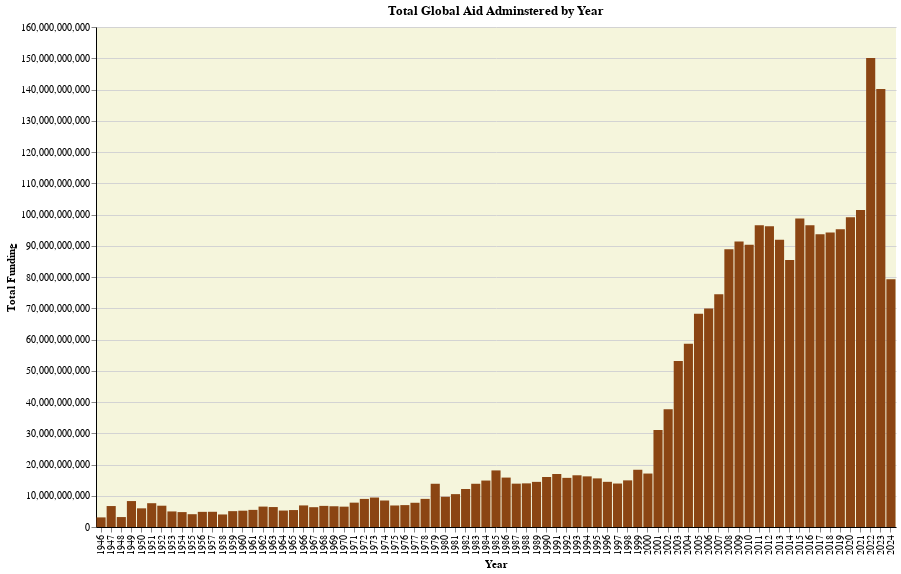

Write notebook code for a chart like this one.
### Code cell
import altair as alt
import pandas as pd

# Convert year to integer
aid_plot['Fiscal Year'] = aid_plot['Fiscal Year'].astype(int)

# 1️⃣ Create numeric input fields for start and end year
year_start = alt.param(
    name="year_start", value=1946, bind=alt.binding(input="number", name="Start Year:")
)
year_end = alt.param(
    name="year_end", value=2025, bind=alt.binding(input="number", name="End Year:")
)

# 2️⃣ Base chart with input parameters
base = alt.Chart(aid_plot).add_params(year_start, year_end)

# 3️⃣ Main chart that updates dynamically based on input fields
main_chart = base.mark_bar(color="saddlebrown").encode(
    x=alt.X('Fiscal Year:O', title='Year'),
    y=alt.Y('total_funding:Q', title='Total Funding'),
    tooltip=['Fiscal Year', 'top_purpose', 'total_funding']
).transform_filter(
    (alt.datum["Fiscal Year"] >= year_start) & (alt.datum["Fiscal Year"] <= year_end)
).properties(
    width=500,
    height=400,
    title="Total Global Aid Adminstered by Year"
).configure_view(
    stroke=None,  # Remove border
    fill='beige'
).configure_axis(
    domainColor="black",  # Make axis lines visible
    gridColor="lightgray"  # Light gray gridlines for better visibility
)

main_chart.save('Total USAID by Year (interactive).html')

main_chart

### Figure 1 — Vega-Lite specification as saved in the notebook (floating-point values rounded to 4 significant figures)
{"config": {"view": {"continuousWidth": 300, "continuousHeight": 300, "fill": "beige", "stroke": null}, "axis": {"domainColor": "black", "gridColor": "lightgray"}}, "data": {"name": "data-ffa486b071ab8dade315b78f704e9289"}, "mark": {"type": "bar", "color": "saddlebrown"}, "encoding": {"tooltip": [{"field": "Fiscal Year", "type": "quantitative"}, {"field": "top_purpose", "type": "nominal"}, {"field": "total_funding", "type": "quantitative"}], "x": {"field": "Fiscal Year", "title": "Year", "type": "ordinal"}, "y": {"field": "total_funding", "title": "Total Funding", "type": "quantitative"}}, "height": 500, "params": [{"name": "year_start", "bind": {"input": "number", "name": "Start Year:"}, "value": 1946}, {"name": "year_end", "bind": {"input": "number", "name": "End Year:"}, "value": 2025}], "title": "Total Global Aid Adminstered by Year", "transform": [{"filter": "((datum['Fiscal Year'] >= year_start) && (datum['Fiscal Year'] <= year_end))"}], "width": 800, "$schema": "https://vega.github.io/schema/vega-lite/v5.20.1.json", "datasets": {"data-ffa486b071ab8dade315b78f704e9289": [{"Fiscal Year": 1946, "total_funding": 3075702000, "top_purpose": "Multisector aid"}, {"Fiscal Year": 1947, "total_funding": 6708001000, "top_purpose": "Multisector aid"}, {"Fiscal Year": 1948, "total_funding": 3179504000, "top_purpose": "Multisector aid"}, {"Fiscal Year": 1949, "total_funding": 8300704000, "top_purpose": "Multisector aid"}, {"Fiscal Year": 1950, "total_funding": 5971296000, "top_purpose": "Multisector aid"}, {"Fiscal Year": 1951, "total_funding": 7612560000, "top_purpose": "Multisector aid"}, {"Fiscal Year": 1952, "total_funding": 6813953000, "top_purpose": "Multisector aid"}, {"Fiscal Year": 1953, "total_funding": 4979870000, "top_purpose": "Multisector aid"}, {"Fiscal Year": 1954, "total_funding": 4767778000, "top_purpose": "Multisector aid"}, {"Fiscal Year": 1955, "total_funding": 4097382000, "top_purpose": "Multisector aid"}, {"Fiscal Year": 1956, "total_funding": 4847691000, "top_purpose": "Multisector aid"}, {"Fiscal Year": 1957, "total_funding": 4871415000, "top_purpose": "Multisector aid"}, {"Fiscal Year": 1958, "total_funding": 4014661000, "top_purpose": "Multisector aid"}, {"Fiscal Year": 1959, "total_funding": 5074241000, "top_purpose": "Multisector aid"}, {"Fiscal Year": 1960, "total_funding": 5218274000, "top_purpose": "Multisector aid"}, {"Fiscal Year": 1961, "total_funding": 5480911000, "top_purpose": "Multisector aid"}, {"Fiscal Year": 1962, "total_funding": 6532295000, "top_purpose": "Multisector aid"}, {"Fiscal Year": 1963, "total_funding": 6384723000, "top_purpose": "Multisector aid"}, {"Fiscal Year": 1964, "total_funding": 5265148000, "top_purpose": "Multisector aid"}, {"Fiscal Year": 1965, "total_funding": 5420680000, "top_purpose": "Multisector aid"}, {"Fiscal Year": 1966, "total_funding": 6904358000, "top_purpose": "Multisector aid"}, {"Fiscal Year": 1967, "total_funding": 6339162000, "top_purpose": "Multisector aid"}, {"Fiscal Year": 1968, "total_funding": 6757250000, "top_purpose": "Multisector aid"}, {"Fiscal Year": 1969, "total_funding": 6639256000, "top_purpose": "Multisector aid"}, {"Fiscal Year": 1970, "total_funding": 6513214000, "top_purpose": "Multisector aid"}, {"Fiscal Year": 1971, "total_funding": 7792876000, "top_purpose": "Multisector aid"}, {"Fiscal Year": 1972, "total_funding": 8986908000, "top_purpose": "Multisector aid"}, {"Fiscal Year": 1973, "total_funding": 9428685000, "top_purpose": "Multisector aid"}, {"Fiscal Year": 1974, "total_funding": 8479202000, "top_purpose": "Multisector aid"}, {"Fiscal Year": 1975, "total_funding": 6886787000, "top_purpose": "Multisector aid"}, {"Fiscal Year": 1976, "total_funding": 7006334000, "top_purpose": "Multisector aid"}, {"Fiscal Year": 1977, "total_funding": 7756101000, "top_purpose": "Multisector aid"}, {"Fiscal Year": 1978, "total_funding": 8999414000, "top_purpose": "Multisector aid"}, {"Fiscal Year": 1979, "total_funding": 13837318000, "top_purpose": "Multisector aid"}, {"Fiscal Year": 1980, "total_funding": 9681780000, "top_purpose": "Multisector aid"}, {"Fiscal Year": 1981, "total_funding": 10517411000, "top_purpose": "Multisector aid"}, {"Fiscal Year": 1982, "total_funding": 12166665000, "top_purpose": "Multisector aid"}, {"Fiscal Year": 1983, "total_funding": 13836455000, "top_purpose": "Multisector aid"}, {"Fiscal Year": 1984, "total_funding": 14864489000, "top_purpose": "Multisector aid"}, {"Fiscal Year": 1985, "total_funding": 18106876000, "top_purpose": "Multisector aid"}, {"Fiscal Year": 1986, "total_funding": 15815716000, "top_purpose": "Multisector aid"}, {"Fiscal Year": 1987, "total_funding": 13872898000, "top_purpose": "Multisector aid"}, {"Fiscal Year": 1988, "total_funding": 13963153000, "top_purpose": "Multisector aid"}, {"Fiscal Year": 1989, "total_funding": 14443414000, "top_purpose": "Multisector aid"}, {"Fiscal Year": 1990, "total_funding": 16002892763, "top_purpose": "Multisector aid"}, {"Fiscal Year": 1991, "total_funding": 16959737549, "top_purpose": "Multisector aid"}, {"Fiscal Year": 1992, "total_funding": 15725968425, "top_purpose": "Food Assistance"}, {"Fiscal Year": 1993, "total_funding": 16549513930, "top_purpose": "Food Assistance"}, {"Fiscal Year": 1994, "total_funding": 16202682387, "top_purpose": "Food Assistance"}, {"Fiscal Year": 1995, "total_funding": 15555497616, "top_purpose": "Food Assistance"}, {"Fiscal Year": 1996, "total_funding": 14457039252, "top_purpose": "Food Assistance"}, {"Fiscal Year": 1997, "total_funding": 13909513423, "top_purpose": "Food Assistance"}, {"Fiscal Year": 1998, "total_funding": 14922848713, "top_purpose": "Food Assistance"}, {"Fiscal Year": 1999, "total_funding": 18317913050, "top_purpose": "Food Assistance"}, {"Fiscal Year": 2000, "total_funding": 17106134194, "top_purpose": "Food Assistance"}, {"Fiscal Year": 2001, "total_funding": 31004828378, "top_purpose": "Food Assistance"}, {"Fiscal Year": 2002, "total_funding": 37706576981, "top_purpose": "Operating Expenses"}, {"Fiscal Year": 2003, "total_funding": 53119119141, "top_purpose": "Operating Expenses"}, {"Fiscal Year": 2004, "total_funding": 58664569658, "top_purpose": "Operating Expenses"}, {"Fiscal Year": 2005, "total_funding": 68236293453, "top_purpose": "Operating Expenses"}, {"Fiscal Year": 2006, "total_funding": 69881632936, "top_purpose": "Operating Expenses"}, {"Fiscal Year": 2007, "total_funding": 74497722506, "top_purpose": "Operating Expenses"}, {"Fiscal Year": 2008, "total_funding": 88918282074, "top_purpose": "Operating Expenses"}, {"Fiscal Year": 2009, "total_funding": 91340753081, "top_purpose": "Operating Expenses"}, {"Fiscal Year": 2010, "total_funding": 90329251874, "top_purpose": "Operating Expenses"}, {"Fiscal Year": 2011, "total_funding": 96566529976, "top_purpose": "Operating Expenses"}, {"Fiscal Year": 2012, "total_funding": 96260285040, "top_purpose": "Operating Expenses"}, {"Fiscal Year": 2013, "total_funding": 91915463166, "top_purpose": "Operating Expenses"}, {"Fiscal Year": 2014, "total_funding": 85474981564, "top_purpose": "Operating Expenses"}, {"Fiscal Year": 2015, "total_funding": 98689897282, "top_purpose": "Operating Expenses"}, {"Fiscal Year": 2016, "total_funding": 96567472252, "top_purpose": "Operating Expenses"}, {"Fiscal Year": 2017, "total_funding": 93658277032, "top_purpose": "Operating Expenses"}, {"Fiscal Year": 2018, "total_funding": 94258182402, "top_purpose": "Operating Expenses"}, {"Fiscal Year": 2019, "total_funding": 95241955093, "top_purpose": "Operating Expenses"}, {"Fiscal Year": 2020, "total_funding": 99096704873, "top_purpose": "Operating Expenses"}, {"Fiscal Year": 2021, "total_funding": 101417030775, "top_purpose": "Operating Expenses"}, {"Fiscal Year": 2022, "total_funding": 150109588130, "top_purpose": "Operating Expenses"}, {"Fiscal Year": 2023, "total_funding": 140128685701, "top_purpose": "Operating Expenses"}, {"Fiscal Year": 2024, "total_funding": 79309172088, "top_purpose": "Operating Expenses"}]}}
